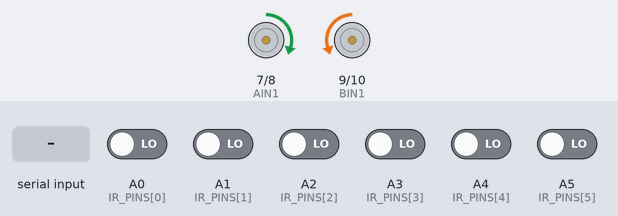
A sketch run on a simulated Arduino Uno, built with avr-gcc and run on an emulated ATmega328P. On the bench: motor-driver pin pairs drawn as motors (green arrow = first pin HIGH = forward, orange = second pin HIGH = backward, longer = more drive, scaled by the enable pin). The inputs (shaded band) are chosen by the test bench; at power-on: A0 (IR_PINS[0]), A1 (IR_PINS[1]), A2 (IR_PINS[2]), A3 (IR_PINS[3]), A4 (IR_PINS[4]), A5 (IR_PINS[5]) LOW.

Above: at 3.4 s.
3.5 s: A0 (IR_PINS[0]) driven HIGH
At 3.9 s:
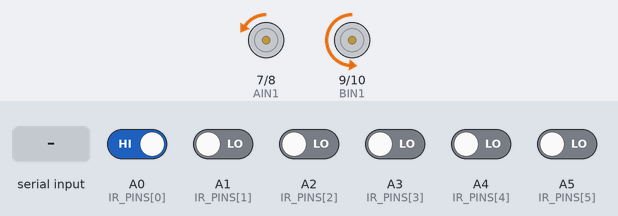
5.0 s: "I90\n" received over the second serial link
At 5.19 s:
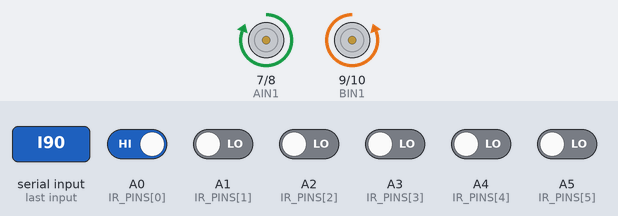
8.0 s: "O" received over the second serial link
11.0 s: "S" received over the second serial link
14.0 s: "90,45\n" received over the second serial link
17.0 s: "P" received over the second serial link
Timing chart, 0 to 31.0 s (numbered marks = the images above; inputs shaded):
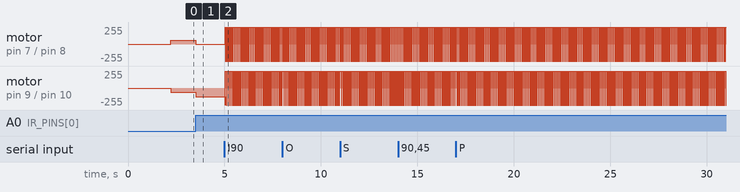

Measured:
- after the input at 3.5 s, motor on pin 7 (AIN1) / pin 8 (AIN2): forward 60/255 → backward 7/255 at once; motor on pin 9 (BIN1) / pin 10 (BIN2): backward 60/255 → backward 132/255 at once
- after the input at 5.0 s, motor on pin 7 (AIN1) / pin 8 (AIN2), motor on pin 9 (BIN1) / pin 10 (BIN2): alternates forward 255/255 for 0.04 s and backward 255/255 for 0.04 s, starting at once

The sketch:

xunji_bt_pid.ino
```cpp
/*
 * 智能小车 - 蓝牙动态调参 PID 终极版 (xunji_bt_pid.ino)
 * 特点：
 * 1. 无需反复烧录，直接通过手机蓝牙助手发送指令实时修改参数
 * 2. 细线平滑补间优化，杜绝单灯跳变画龙
 * 3. 终点线识别（5路或6路全黑自动停车保护）
 * * 指令格式 (英文开头 + 数字)：
 * P15.5  -> 将 Kp 设为 15.5
 * D10.2  -> 将 Kd 设为 10.2
 * S80    -> 将基础速度 baseSpeed 设为 80
 * O-15   -> 将物理偏置 offset 设为 -15
 * ?      -> 查询当前所有参数
 */

#include <SoftwareSerial.h>

// 初始化软串口：Arduino的 D11接蓝牙TX，D2接蓝牙RX
SoftwareSerial bluetooth(11, 2);

// === 硬件引脚定义 ===
#define PWMA 5
#define PWMB 6
#define AIN1 7
#define AIN2 8
#define BIN1 9
#define BIN2 10

const int IR_PINS[6] = {A0, A1, A2, A3, A4, A5};

// === 核心参数 (初始值) ===
float Kp = 25.0;
float Ki = 0.0;
float Kd = 100000; // 这里的初始值保留你之前的设定，可通过蓝牙修改
int baseSpeed = 70;
int offset = -10;

// === 系统记忆变量 ===
float lastError = 0;
float lastValidError = 0; // 用于平滑细线跳变
float integral = 0;
uint8_t lastSensorState = 0b001100;

void setup() {
  bluetooth.begin(9600);
  // 【关键设置】设置串口读取超时，防止阻塞主循环
  bluetooth.setTimeout(10);

  pinMode(PWMA, OUTPUT); pinMode(PWMB, OUTPUT);
  pinMode(AIN1, OUTPUT); pinMode(AIN2, OUTPUT);
  pinMode(BIN1, OUTPUT); pinMode(BIN2, OUTPUT);

  for (int i = 0; i < 6; i++) {
    pinMode(IR_PINS[i], INPUT);
  }

  stopMotors();
  delay(2000);
  printCurrentSettings();
  bluetooth.println(">>> 🚀 终极调参循迹系统就绪，请输入指令 (如 P20) <<<");
}

void loop() {
  // 1. 检查是否有手机发来的蓝牙指令
  checkBluetooth();

  // 2. 核心循迹状态获取
  float error = getError();

  // 3. 行为决策分支
  if (error == 100.0) {
    // 状态 A: 全白脱轨，进入找线逻辑
    handleOffTrack();
  }
  else if (error == 200.0) {
    // 状态 B: 终点线识别（5路或6路全黑），直接紧急停车
    stopMotors();
    bluetooth.println("🛑 检测到终点(5路以上全黑)，已停车！");
    // 给一点延时防抖，防止车辆由于惯性滑出黑线立刻重新起步
    while(1);
  }
  else {
    // 状态 C: 正常赛道，执行 PID 丝滑循迹
    float P = Kp * error;
    integral += error;
    float I = Ki * integral;
    float D = Kd * (error - lastError);

    float pidOutput = P + I + D;
    lastError = error;

    // 计算左右轮速度
    int leftSpeed = baseSpeed + pidOutput;
    int rightSpeed = baseSpeed - pidOutput;

    // 将计算结果交由底层物理驱动执行
    driveMotor(leftSpeed, rightSpeed);
  }
}

// ---------------- 蓝牙指令解析 ----------------
void checkBluetooth() {
  if (bluetooth.available() > 0) {
    char cmd = bluetooth.read(); // 读取首字母

    // 如果是查询指令
    if (cmd == '?') {
      printCurrentSettings();
      return;
    }

    // 解析后面的数字
    float value = bluetooth.parseFloat();

    switch (cmd) {
      case 'P': case 'p':
        Kp = value;
        bluetooth.print("✅ OK! Kp 修改为: "); bluetooth.println(Kp);
        break;
      case 'D': case 'd':
        Kd = value;
        bluetooth.print("✅ OK! Kd 修改为: "); bluetooth.println(Kd);
        break;
      case 'I': case 'i': // 顺手帮你加上了 I 的调节，以防未来想用
        Ki = value;
        bluetooth.print("✅ OK! Ki 修改为: "); bluetooth.println(Ki);
        break;
      case 'S': case 's':
        baseSpeed = (int)value;
        bluetooth.print("✅ OK! Speed 修改为: "); bluetooth.println(baseSpeed);
        break;
      case 'O': case 'o':
        offset = (int)value;
        bluetooth.print("✅ OK! Offset 修改为: "); bluetooth.println(offset);
        break;
      default:
        // 忽略无效字符（如回车换行）
        break;
    }
  }
}

void printCurrentSettings() {
  bluetooth.println("\n--- 📊 当前参数状态 ---");
  bluetooth.print("P (Kp): "); bluetooth.println(Kp);
  bluetooth.print("I (Ki): "); bluetooth.println(Ki);
  bluetooth.print("D (Kd): "); bluetooth.println(Kd);
  bluetooth.print("S (Speed): "); bluetooth.println(baseSpeed);
  bluetooth.print("O (Offset): "); bluetooth.println(offset);
  bluetooth.println("----------------------\n");
}

// ---------------- 循迹算法核心 ----------------
float getError() {
  float sum = 0;
  int count = 0;
  uint8_t currentSensorState = 0;

  // 6路传感器的空间权重分配
  float weights[6] = {-2.5, -1.5, -0.5, 0.5, 1.5, 2.5};

  for (int i = 0; i < 6; i++) {
    if (digitalRead(IR_PINS[i]) == 1) {
      sum += weights[i];
      count++;
      currentSensorState |= (1 << (5 - i));
    }
  }

  // 1. 异常状态拦截：全白脱轨 (0个灯亮) -> 返回 100.0 触发找线
  if (count == 0) return 100.0;

  // 2. 异常状态拦截：终点停车 (5个或6个灯亮) -> 返回 200.0 触发停车
  if (count >= 5) return 200.0;

  // 3. 正常状态：计算质心偏移误差
  float currentError = sum / count;

  // 4. 【核心优化】针对细线的平滑补间逻辑
  // 如果当前只有 1 路触发，说明线卡在了传感器正下方，
  // 我们把它和上一次的误差做个平均，相当于手动拉高刷新率，防止 PID 反应过激
  if (count == 1) {
    currentError = (currentError + lastValidError) / 2.0;
  }

  lastValidError = currentError;
  lastSensorState = currentSensorState;

  return currentError;
}

// ---------------- 底层行为控制 ----------------
void handleOffTrack() {
  // 脱轨后，依靠大脑记忆最后一次的严重偏移方向原地转圈找线
  if (lastSensorState & 0b111000) {
    driveMotor(-60, 60);
  } else {
    driveMotor(60, -60);
  }
}

void driveMotor(int powerL, int powerR) {
  int dirL = (powerL >= 0) ? 1 : 0;
  int dirR = (powerR >= 0) ? 1 : 0;

  int speedL = abs(powerL);
  int speedR = abs(powerR);

  // 【直线物理跑偏补偿】
  // 当双轮都向前，且计算出的速度差极小时，认为系统意图是跑直线，介入 Offset
  if (dirL == 1 && dirR == 1 && abs(powerL - powerR) <= 10) {
    speedL = constrain(speedL + offset, 0, 255);
    speedR = constrain(speedR - offset, 0, 255);
  } else {
    speedL = constrain(speedL, 0, 255);
    speedR = constrain(speedR, 0, 255);
  }

  // 硬件电平逻辑反转修正
  digitalWrite(AIN1, dirL ? LOW : HIGH);
  digitalWrite(AIN2, dirL ? HIGH : LOW);
  digitalWrite(BIN1, dirR ? LOW : HIGH);
  digitalWrite(BIN2, dirR ? HIGH : LOW);

  // 物理 PWM 占空比输出
  analogWrite(PWMA, speedL);
  analogWrite(PWMB, speedR);
}

void stopMotors() {
  analogWrite(PWMA, 0);
  analogWrite(PWMB, 0);
  digitalWrite(AIN1, LOW);
  digitalWrite(AIN2, LOW);
  digitalWrite(BIN1, LOW);
  digitalWrite(BIN2, LOW);
}
```
